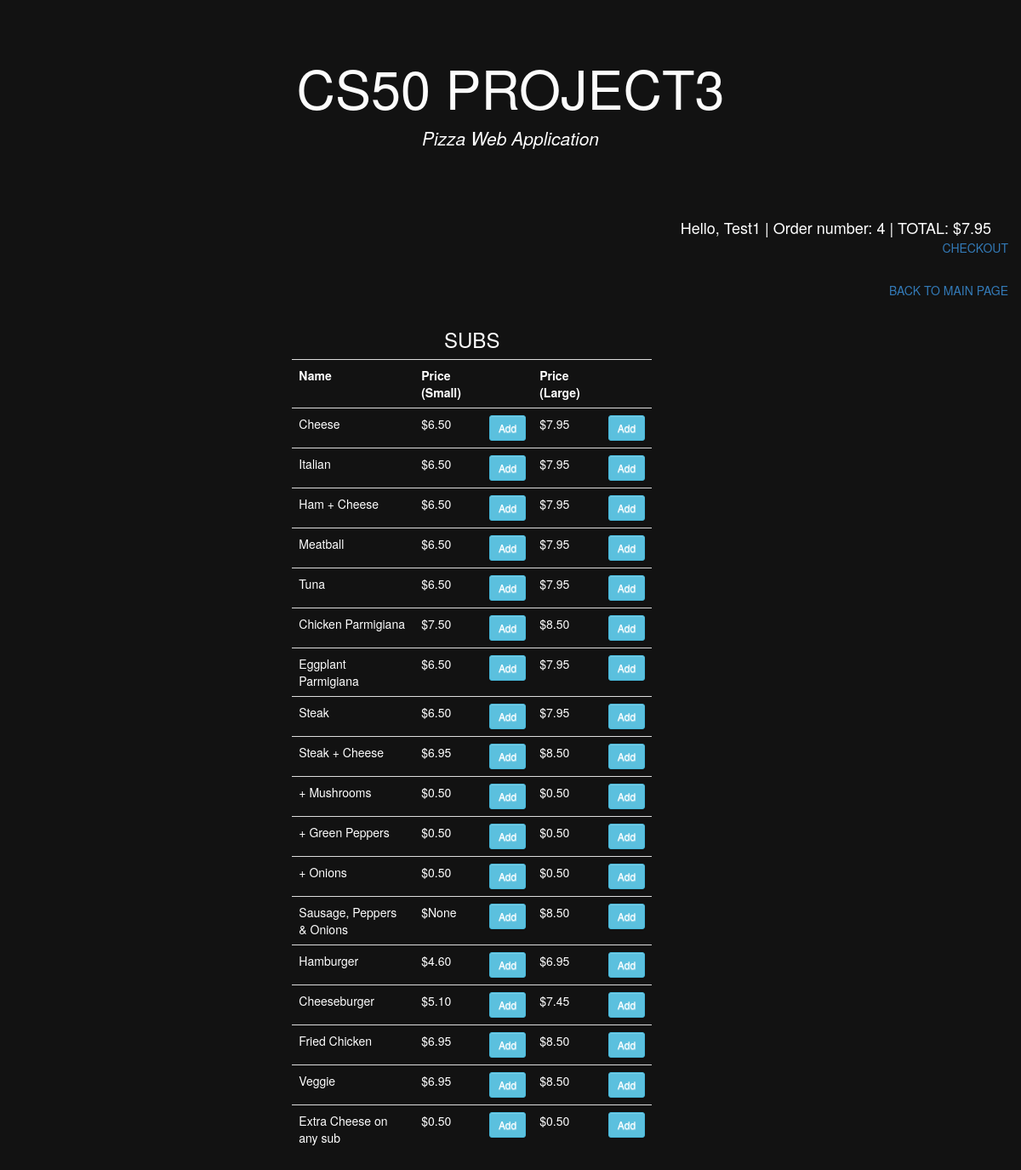
Page /sub/ (signed in) on the committed database.
### orders/models.py (models this page shows, shortened)
class Sub(models.Model):
    name = models.CharField(max_length=64)
    price_small = models.DecimalField(
        max_digits=4, decimal_places=2, blank=True, null=True)
    price_large = models.DecimalField(max_digits=4, decimal_places=2)

### orders/views.py (the view)
# urls.py: path("sub/", views.sub, name="sub"),
def sub(request):
    if not request.user.is_authenticated:
        return render(request, "orders/login.html", {"message": None})
    subs = Sub.objects.all()
    order_number = UserOrder.objects.get(user=request.user, status='started').order_number
    context = {
        "subs": subs,
        "category": "Sub",
        "Order_number": order_number,
        "Total":list(Order.objects.filter(user=request.user,number=order_number).aggregate(Sum('price')).values())[0] or 0,
    }
    return render(request, "orders/subs.html", context)

### orders/templates/orders/subs.html (shortened to what this page needs)
{% extends "orders/base.html" %}
{% load static %}
{% block body %}
{% include 'orders/status.html' %}
<div class="collapse navbar-collapse" style="color: white; text-align: end; padding: 15px;" id="myNavbar">
    <span><a href="{% url 'index' %}">BACK TO MAIN PAGE</a></span>
</div>
<div style="display: flex; justify-content: center; align-items: center;">
<div class="row">
	<div class="col-md-10">
		<div class="card card-body">
            <h3 class="text-center" style="color: white; text-align: center;">SUBS</h3>
            <table class="table table-sm" style="color: white;">
				<tr>
					<th>Name</th>
                    <th>Price (Small)</th>
                    <th></th>
					<th>Price (Large)</th>
					<th></th>
				</tr>
				{% for sub in subs %}
				<tr>
					<td>{{sub.name}}</td>
                    <td>${{ sub.price_small }}</td>
                    <td><a class="btn btn-sm btn-info" href="{% url 'add' category sub.name sub.price_small %}">Add</a></td>
					<td>${{ sub.price_large }}</td>
					<td><a class="btn btn-sm btn-info" href="{% url 'add' category sub.name sub.price_large %}">Add</a></td>
				</tr>
				{% endfor %}
			</table>
		</div>
	</div>
</div>
</div>
{% endblock %}

### orders/templates/orders/status.html
{% load static %}
<div class="collapse navbar-collapse" style="color: white; text-align: end; padding: 15px;" id="myNavbar">
    <span class="hello-msg">Hello, {{user}} | Order number: {{Order_number}} | TOTAL: ${{Total|floatformat:2}}</span>
    <br>
    <span><a href="{% url 'my_orders' %}">CHECKOUT</a></span>
  </div>

### orders/static/orders/style.css (style rules this page uses)
.btn { display: inline-block; *display: inline; *zoom: 1; padding: 4px 10px 4px; margin-bottom: 0; font-size: 13px; line-height: 18px; color: #333333; text-align: center;text-shadow: 0 1px 1px rgba(255, 255, 255, 0.75); vertical-align: middle; background-color: #f5f5f5; background-image: -moz-linear-gradient(top, #ffffff, #e6e6e6); background-image: -ms-linear-gradient(top, #ffffff, #e6e6e6); background-image: -webkit-gradient(linear, 0 0, 0 100%, from(#ffffff), to(#e6e6e6)); background-image: -webkit-linear-gradient(top, #ffffff, #e6e6e6); background-image: -o-linear-gradient(top, #ffffff, #e6e6e6); background-image: linear-gradient(top, #ffffff, #e6e6e6); background-repeat: repeat-x; filter: progid:dximagetransform.microsoft.gradient(startColorstr=#ffffff, endColorstr=#e6e6e6, GradientType=0); border-color: #e6e6e6 #e6e6e6 #e6e6e6; border-color: rgba(0, 0, 0, 0.1) rgba(0, 0, 0, 0.1) rgba(0, 0, 0, 0.25); border: 1px solid #e6e6e6; -webkit-border-radius: 4px; -moz-border-radius: 4px; border-radius: 4px; -webkit-box-shadow: inset 0 1px 0 rgba(255, 255, 255, 0.2), 0 1px 2px rgba(0, 0, 0, 0.05); -moz-box-shadow: inset 0 1px 0 rgba(255, 255, 255, 0.2), 0 1px 2px rgba(0, 0, 0, 0.05); box-shadow: inset 0 1px 0 rgba(255, 255, 255, 0.2), 0 1px 2px rgba(0, 0, 0, 0.05); cursor: pointer; *margin-left: .3em; }
* { -webkit-box-sizing:border-box; -moz-box-sizing:border-box; -ms-box-sizing:border-box; -o-box-sizing:border-box; box-sizing:border-box; }
html { width: 100%; height:100%; }
body { width: 100%; height:100%; font-family: 'Open Sans', sans-serif; }
tr { color: white; }
.hello-msg { font-size: 18px; color: #fff; margin-right: 20px; }

### rows in the picture
Sub: name "Cheese", price_small "6.50", price_large "7.95"
Sub: name "Italian", price_small "6.50", price_large "7.95"
Sub: name "Ham + Cheese", price_small "6.50", price_large "7.95"
Sub: name "Meatball", price_small "6.50", price_large "7.95"
Sub: name "Tuna", price_small "6.50", price_large "7.95"
Sub: name "Chicken Parmigiana", price_small "7.50", price_large "8.50"
Sub: name "Eggplant Parmigiana", price_small "6.50", price_large "7.95"
Sub: name "Steak", price_small "6.50", price_large "7.95"
Sub: name "Steak + Cheese", price_small "6.95", price_large "8.50"
Sub: name "+ Mushrooms", price_small "0.50", price_large "0.50"
Sub: name "+ Green Peppers", price_small "0.50", price_large "0.50"
Sub: name "+ Onions", price_small "0.50", price_large "0.50"
Sub: name "Sausage, Peppers & Onions", price_small "None", price_large "8.50"
Sub: name "Hamburger", price_small "4.60", price_large "6.95"
Sub: name "Cheeseburger", price_small "5.10", price_large "7.45"
Sub: name "Fried Chicken", price_small "6.95", price_large "8.50"
Sub: name "Veggie", price_small "6.95", price_large "8.50"
Sub: name "Extra Cheese on any sub", price_small "0.50", price_large "0.50"

### other values in the picture
{{ user }} "Test1"
{{ Order_number }} "4"
{{ Total|floatformat:2 }} "7.95"
